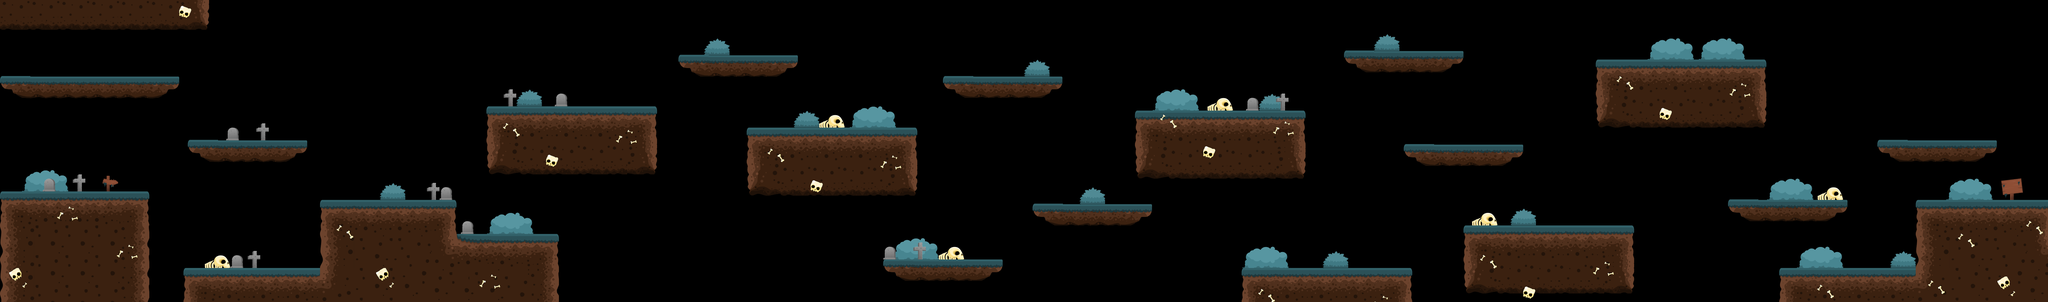

Rendered tile map (Tiled .tmx) drawn with the repository's tilesets; below, a short description and the map source with its tile grids summarised:
An orthogonal 480x71 tile map with 16x16 px tiles, 7 tile layers (graphics_ground, graphics_bones, graphics_skeleton, graphics_brush, ...), 2 hidden layers not drawn, 28 tilesets and 105 objects.

<map version="1.2" tiledversion="1.2.0" orientation="orthogonal" renderorder="right-down" width="480" height="71" tilewidth="16" tileheight="16" infinite="0" nextlayerid="45" nextobjectid="172">
 <tileset firstgid="1" source="BG.tsx" />
 <tileset firstgid="6994" source="Tile6.tsx" />
 <tileset firstgid="7043" source="Tile5.tsx" />
 <tileset firstgid="7092" source="Bone1.tsx" />
 <tileset firstgid="7141" source="Bone3.tsx" />
 <tileset firstgid="7190" source="Tile13.tsx" />
 <tileset firstgid="7239" source="Tile9.tsx" />
 <tileset firstgid="7288" source="Bone2.tsx" />
 <tileset firstgid="7337" source="Tile15.tsx" />
 <tileset firstgid="7386" source="Tile16.tsx" />
 <tileset firstgid="7435" name="Arrow" tilewidth="27" tileheight="27" tilecount="9" columns="3">
  <image source="Objects/Arrow.png" width="86" height="87" />
 </tileset>
 <tileset firstgid="7444" name="Bush1" tilewidth="16" tileheight="16" tilecount="55" columns="11">
  <image source="Objects/Bush1.png" width="182" height="90" />
 </tileset>
 <tileset firstgid="7499" name="TombStone1" tilewidth="16" tileheight="16" tilecount="9" columns="3">
  <image source="Objects/TombStone1.png" width="54" height="55" />
 </tileset>
 <tileset firstgid="7508" name="Sign" tilewidth="18" tileheight="18" tilecount="25" columns="5">
  <image source="Objects/Sign.png" width="91" height="93" />
 </tileset>
 <tileset firstgid="7533" name="Tile14" tilewidth="18" tileheight="18" tilecount="49" columns="7">
  <image source="Tiles/Tile14.png" width="128" height="128" />
 </tileset>
 <tileset firstgid="7582" name="Tile1" tilewidth="16" tileheight="16" tilecount="64" columns="8">
  <image source="Tiles/Tile1.png" width="128" height="128" />
 </tileset>
 <tileset firstgid="7646" name="Tile2" tilewidth="16" tileheight="16" tilecount="64" columns="8">
  <image source="Tiles/Tile2.png" width="128" height="128" />
 </tileset>
 <tileset firstgid="7710" name="Tile8" tilewidth="16" tileheight="16" tilecount="64" columns="8">
  <image source="Tiles/Tile8.png" width="128" height="128" />
 </tileset>
 <tileset firstgid="7774" name="Tile4" tilewidth="16" tileheight="16" tilecount="64" columns="8">
  <image source="Tiles/Tile4.png" width="128" height="128" />
 </tileset>
 <tileset firstgid="7838" name="Crate" tilewidth="17" tileheight="17" tilecount="36" columns="6">
  <image source="Objects/Crate.png" width="106" height="106" />
 </tileset>
 <tileset firstgid="7874" name="Tile3" tilewidth="16" tileheight="16" tilecount="64" columns="8">
  <image source="Tiles/Tile3.png" width="128" height="128" />
 </tileset>
 <tileset firstgid="7938" name="Tile10" tilewidth="16" tileheight="16" tilecount="64" columns="8">
  <image source="Tiles/Tile10.png" width="128" height="128" />
 </tileset>
 <tileset firstgid="8002" name="Tile11" tilewidth="16" tileheight="16" tilecount="64" columns="8">
  <image source="Tiles/Tile11.png" width="128" height="128" />
 </tileset>
 <tileset firstgid="8066" name="Tile12" tilewidth="16" tileheight="16" tilecount="64" columns="8">
  <image source="Tiles/Tile12.png" width="128" height="128" />
 </tileset>
 <tileset firstgid="8130" name="Bone4" tilewidth="16" tileheight="16" tilecount="64" columns="8">
  <image source="Tiles/Bone4.png" width="128" height="128" />
 </tileset>
 <tileset firstgid="8194" name="Skeleton" tilewidth="16" tileheight="16" tilecount="18" columns="6">
  <image source="Objects/Skeleton.png" width="102" height="50" />
 </tileset>
 <tileset firstgid="8212" name="Bush2" tilewidth="16" tileheight="16" tilecount="24" columns="6">
  <image source="Objects/Bush2.png" width="100" height="64" />
 </tileset>
 <tileset firstgid="8236" name="TombStone2" tilewidth="16" tileheight="16" tilecount="12" columns="3">
  <image source="Objects/TombStone2.png" width="53" height="76" />
 </tileset>
 <layer id="6" name="background " width="480" height="71" visible="0">
  <data>[34080 cells, 34080 non-empty, 6993 distinct tile ids]</data>
 </layer>
 <layer id="7" name="graphics_ground" width="480" height="71">
  <data>[34080 cells, 8721 non-empty, 826 distinct tile ids]</data>
 </layer>
 <layer id="8" name="graphics_bones" width="480" height="71">
  <data>[34080 cells, 981 non-empty, 151 distinct tile ids]</data>
 </layer>
 <layer id="13" name="graphics_skeleton" width="480" height="71">
  <data>[34080 cells, 108 non-empty, 18 distinct tile ids]</data>
 </layer>
 <layer id="10" name="graphics_brush" width="480" height="71">
  <data>[34080 cells, 869 non-empty, 79 distinct tile ids]</data>
 </layer>
 <layer id="9" name="graphics_arrow" width="480" height="71">
  <data>[34080 cells, 9 non-empty, 9 distinct tile ids]</data>
 </layer>
 <layer id="11" name="graphics_tombstone" width="480" height="71">
  <data>[34080 cells, 156 non-empty, 21 distinct tile ids]</data>
 </layer>
 <layer id="14" name="graphics_crate" width="480" height="71" visible="0">
  <data>[34080 cells, 468 non-empty, 36 distinct tile ids]</data>
 </layer>
 <layer id="12" name="graphics_sign" width="480" height="71">
  <data>[34080 cells, 25 non-empty, 25 distinct tile ids]</data>
 </layer>
 <objectgroup id="15" name="grounds">
  <object id="2" x="-0.5" y="720" width="560.5" height="34.8333" />
  <object id="4" x="690" y="1008.67" width="508.667" height="35.3333" />
  <object id="5" x="1202" y="752" width="512.667" height="36.6667" />
  <object id="6" x="1713.67" y="879.666" width="382.333" height="34.667" />
  <object id="8" x="0" y="0" width="782" height="110" />
  <object id="10" x="1824" y="399.667" width="640" height="34.3333" />
  <object id="23" x="2800" y="479" width="639.667" height="39.3333" />
  <object id="25" x="4254" y="416.333" width="642" height="35.6667" />
  <object id="26" x="4656" y="1008.33" width="640" height="35.667" />
  <object id="27" x="5488" y="847.667" width="640" height="36.6667" />
  <object id="28" x="5986" y="225.667" width="640" height="33.9997" />
  <object id="32" x="6676" y="1007.67" width="512" height="34.333" />
  <object id="33" x="7185" y="751.333" width="495" height="35.667" />
  <object id="51" x="1.5" y="289" width="670" height="30.5" />
  <object id="52" x="703.333" y="528" width="448.667" height="31.6667" />
  <object id="53" x="2545" y="206.833" width="448.667" height="31.6667" />
  <object id="54" x="3535.67" y="286.833" width="448.667" height="31.6667" />
  <object id="55" x="5039.33" y="191.5" width="448.667" height="31.6667" />
  <object id="56" x="5264.33" y="542.167" width="448.667" height="31.6667" />
  <object id="57" x="6479" y="750.167" width="449.334" height="34.3334" />
  <object id="58" x="7039.33" y="526.561" width="450.667" height="31.6667" />
  <object id="59" x="3311.67" y="976.167" width="448.667" height="31.6667" />
  <object id="60" x="3872.67" y="766.167" width="448.667" height="31.6667" />
 </objectgroup>
 <objectgroup id="17" name="crates">
  <object id="35" x="4" y="194" width="94" height="94" />
  <object id="36" x="99" y="195" width="94" height="94" />
  <object id="37" x="1104" y="913" width="94" height="94" />
  <object id="38" x="2242" y="304" width="94" height="94" />
  <object id="39" x="3539" y="193" width="94" height="94" />
  <object id="40" x="3635" y="194" width="94" height="94" />
  <object id="41" x="4145" y="577.667" width="94" height="94" />
  <object id="42" x="4146.33" y="672.333" width="94" height="94" />
  </objectgroup>
 <objectgroup id="18" name="signs">
  <!-- 1 objects omitted --></objectgroup>
 <objectgroup id="20" name="coins">
  <!-- 60 objects omitted --></objectgroup>
 <objectgroup id="21" name="feathers">
  <!-- 3 objects omitted --></objectgroup>
 <objectgroup id="36" name="box" />
 <objectgroup id="39" name="barrel" />
 <objectgroup id="40" name="icebox" />
 <objectgroup id="41" name="mushroom" />
 <objectgroup id="42" name="stone" />
 <objectgroup id="43" name="stoneblock" />
 <objectgroup id="44" name="zombies">
  <!-- 5 objects omitted --></objectgroup>
</map>
<!-- 74 of 105 objects omitted -->
